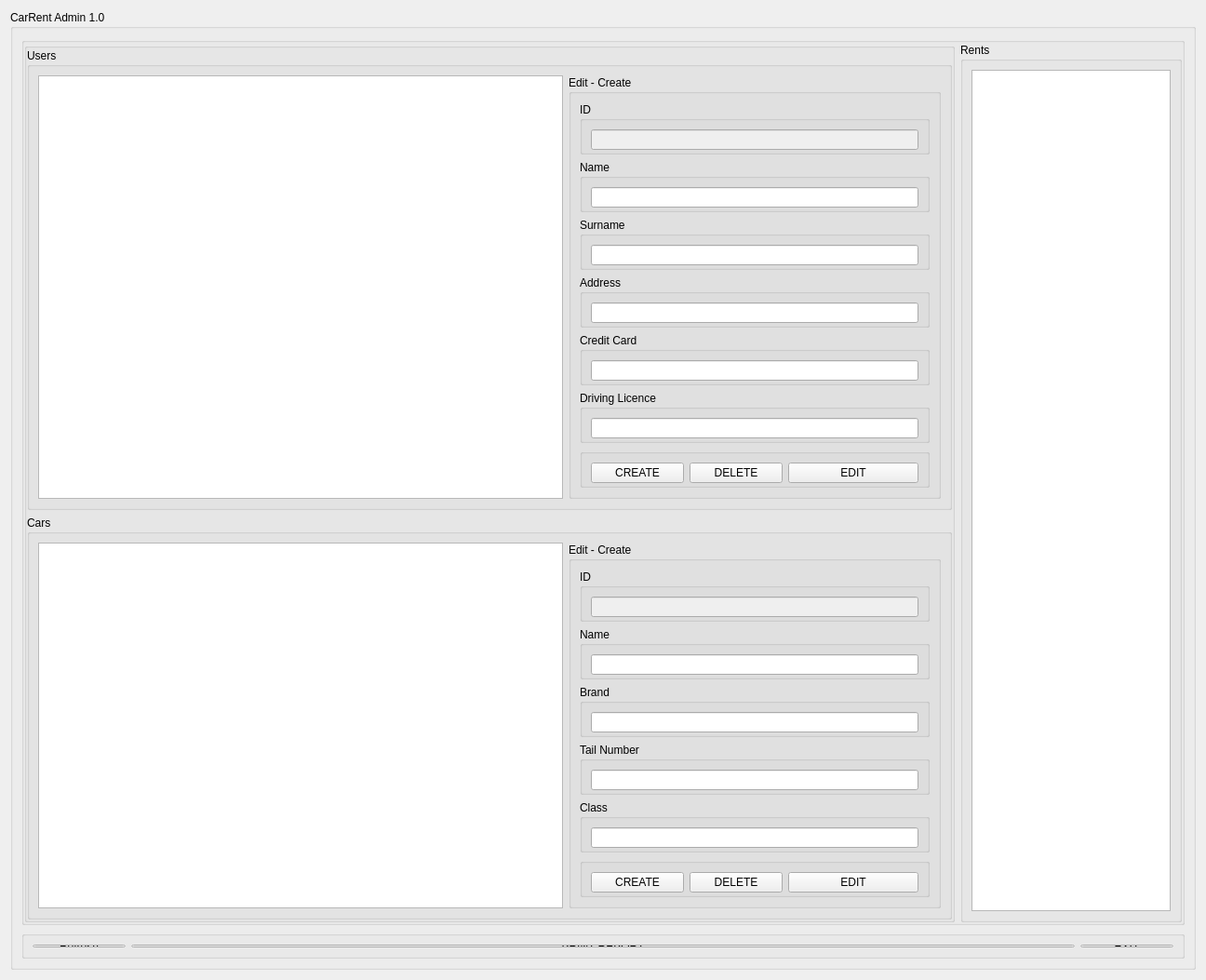
<?xml version="1.0" encoding="UTF-8"?>
<ui version="4.0">
 <class>CarRent</class>
 <widget class="QWidget" name="CarRent">
  <property name="geometry">
   <rect>
    <x>0</x>
    <y>0</y>
    <width>1296</width>
    <height>905</height>
   </rect>
  </property>
  <property name="sizePolicy">
   <sizepolicy hsizetype="Maximum" vsizetype="Maximum">
    <horstretch>0</horstretch>
    <verstretch>0</verstretch>
   </sizepolicy>
  </property>
  <property name="windowTitle">
   <string>CarRent Admin Form</string>
  </property>
  <layout class="QVBoxLayout" name="verticalLayout">
   <item>
    <widget class="QGroupBox" name="groupBox">
     <property name="title">
      <string>CarRent Admin 1.0</string>
     </property>
     <layout class="QVBoxLayout" name="verticalLayout_4">
      <item>
       <widget class="QGroupBox" name="groupBox_5">
        <property name="title">
         <string/>
        </property>
        <layout class="QHBoxLayout" name="horizontalLayout_4">
         <property name="leftMargin">
          <number>0</number>
         </property>
         <property name="topMargin">
          <number>0</number>
         </property>
         <property name="rightMargin">
          <number>0</number>
         </property>
         <property name="bottomMargin">
          <number>0</number>
         </property>
         <item>
          <widget class="QGroupBox" name="groupBox_6">
           <property name="minimumSize">
            <size>
             <width>1000</width>
             <height>0</height>
            </size>
           </property>
           <property name="maximumSize">
            <size>
             <width>16777215</width>
             <height>16777215</height>
            </size>
           </property>
           <property name="title">
            <string/>
           </property>
           <layout class="QVBoxLayout" name="verticalLayout_3">
            <property name="leftMargin">
             <number>0</number>
            </property>
            <property name="topMargin">
             <number>0</number>
            </property>
            <property name="rightMargin">
             <number>0</number>
            </property>
            <property name="bottomMargin">
             <number>0</number>
            </property>
            <item>
             <widget class="QGroupBox" name="groupBox_8">
              <property name="title">
               <string>Users</string>
              </property>
              <layout class="QHBoxLayout" name="horizontalLayout_6">
               <item>
                <widget class="QTableView" name="tblUsers">
                 <property name="minimumSize">
                  <size>
                   <width>400</width>
                   <height>0</height>
                  </size>
                 </property>
                 <property name="maximumSize">
                  <size>
                   <width>16777215</width>
                   <height>16777215</height>
                  </size>
                 </property>
                </widget>
               </item>
               <item>
                <widget class="QGroupBox" name="groupBox_10">
                 <property name="maximumSize">
                  <size>
                   <width>400</width>
                   <height>16777215</height>
                  </size>
                 </property>
                 <property name="title">
                  <string>Edit - Create</string>
                 </property>
                 <layout class="QVBoxLayout" name="verticalLayout_11">
                  <item>
                   <widget class="QGroupBox" name="groupBox_4">
                    <property name="title">
                     <string>ID</string>
                    </property>
                    <layout class="QVBoxLayout" name="verticalLayout_5">
                     <property name="bottomMargin">
                      <number>2</number>
                     </property>
                     <item>
                      <widget class="QLineEdit" name="nedUserId">
                       <property name="enabled">
                        <bool>false</bool>
                       </property>
                      </widget>
                     </item>
                    </layout>
                   </widget>
                  </item>
                  <item>
                   <widget class="QGroupBox" name="groupBox_12">
                    <property name="title">
                     <string>Name</string>
                    </property>
                    <layout class="QVBoxLayout" name="verticalLayout_6">
                     <property name="bottomMargin">
                      <number>2</number>
                     </property>
                     <item>
                      <widget class="QLineEdit" name="nedUserName"/>
                     </item>
                    </layout>
                   </widget>
                  </item>
                  <item>
                   <widget class="QGroupBox" name="groupBox_13">
                    <property name="title">
                     <string>Surname</string>
                    </property>
                    <layout class="QVBoxLayout" name="verticalLayout_7">
                     <property name="bottomMargin">
                      <number>2</number>
                     </property>
                     <item>
                      <widget class="QLineEdit" name="nedUserSurname"/>
                     </item>
                    </layout>
                   </widget>
                  </item>
                  <item>
                   <widget class="QGroupBox" name="groupBox_14">
                    <property name="title">
                     <string>Address</string>
                    </property>
                    <layout class="QVBoxLayout" name="verticalLayout_8">
                     <property name="bottomMargin">
                      <number>2</number>
                     </property>
                     <item>
                      <widget class="QLineEdit" name="nedUserAddress"/>
                     </item>
                    </layout>
                   </widget>
                  </item>
                  <item>
                   <widget class="QGroupBox" name="groupBox_15">
                    <property name="title">
                     <string>Credit Card</string>
                    </property>
                    <layout class="QVBoxLayout" name="verticalLayout_9">
                     <property name="bottomMargin">
                      <number>2</number>
                     </property>
                     <item>
                      <widget class="QLineEdit" name="nedUserCredtCard"/>
                     </item>
                    </layout>
                   </widget>
                  </item>
                  <item>
                   <widget class="QGroupBox" name="groupBox_16">
                    <property name="title">
                     <string>Driving Licence</string>
                    </property>
                    <layout class="QVBoxLayout" name="verticalLayout_10">
                     <property name="bottomMargin">
                      <number>2</number>
                     </property>
                     <item>
                      <widget class="QLineEdit" name="nedUserDrivingLic"/>
                     </item>
                    </layout>
                   </widget>
                  </item>
                  <item>
                   <widget class="QGroupBox" name="groupBox_3">
                    <property name="maximumSize">
                     <size>
                      <width>16777215</width>
                      <height>45</height>
                     </size>
                    </property>
                    <property name="title">
                     <string/>
                    </property>
                    <layout class="QHBoxLayout" name="horizontalLayout_2">
                     <property name="bottomMargin">
                      <number>2</number>
                     </property>
                     <item>
                      <widget class="QPushButton" name="btnUserCreate">
                       <property name="maximumSize">
                        <size>
                         <width>100</width>
                         <height>16777215</height>
                        </size>
                       </property>
                       <property name="text">
                        <string>CREATE</string>
                       </property>
                      </widget>
                     </item>
                     <item>
                      <widget class="QPushButton" name="btnUserDelete">
                       <property name="maximumSize">
                        <size>
                         <width>100</width>
                         <height>16777215</height>
                        </size>
                       </property>
                       <property name="text">
                        <string>DELETE</string>
                       </property>
                      </widget>
                     </item>
                     <item>
                      <widget class="QPushButton" name="btnEditUser">
                       <property name="maximumSize">
                        <size>
                         <width>16777215</width>
                         <height>16777215</height>
                        </size>
                       </property>
                       <property name="text">
                        <string>EDIT</string>
                       </property>
                      </widget>
                     </item>
                    </layout>
                   </widget>
                  </item>
                 </layout>
                </widget>
               </item>
              </layout>
             </widget>
            </item>
            <item>
             <widget class="QGroupBox" name="groupBox_9">
              <property name="title">
               <string>Cars</string>
              </property>
              <layout class="QHBoxLayout" name="horizontalLayout_5">
               <item>
                <widget class="QTableView" name="tblCars">
                 <property name="minimumSize">
                  <size>
                   <width>400</width>
                   <height>0</height>
                  </size>
                 </property>
                </widget>
               </item>
               <item>
                <widget class="QGroupBox" name="groupBox_11">
                 <property name="maximumSize">
                  <size>
                   <width>400</width>
                   <height>16777215</height>
                  </size>
                 </property>
                 <property name="title">
                  <string>Edit - Create</string>
                 </property>
                 <layout class="QVBoxLayout" name="verticalLayout_18">
                  <item>
                   <widget class="QGroupBox" name="groupBox_22">
                    <property name="title">
                     <string>ID</string>
                    </property>
                    <layout class="QVBoxLayout" name="verticalLayout_16">
                     <property name="bottomMargin">
                      <number>2</number>
                     </property>
                     <item>
                      <widget class="QLineEdit" name="nedCarId">
                       <property name="enabled">
                        <bool>false</bool>
                       </property>
                      </widget>
                     </item>
                    </layout>
                   </widget>
                  </item>
                  <item>
                   <widget class="QGroupBox" name="groupBox_21">
                    <property name="title">
                     <string>Name</string>
                    </property>
                    <layout class="QVBoxLayout" name="verticalLayout_15">
                     <property name="bottomMargin">
                      <number>2</number>
                     </property>
                     <item>
                      <widget class="QLineEdit" name="nedCarName"/>
                     </item>
                    </layout>
                   </widget>
                  </item>
                  <item>
                   <widget class="QGroupBox" name="groupBox_18">
                    <property name="title">
                     <string>Brand</string>
                    </property>
                    <layout class="QVBoxLayout" name="verticalLayout_13">
                     <property name="bottomMargin">
                      <number>2</number>
                     </property>
                     <item>
                      <widget class="QLineEdit" name="nedCarBrand"/>
                     </item>
                    </layout>
                   </widget>
                  </item>
                  <item>
                   <widget class="QGroupBox" name="groupBox_23">
                    <property name="title">
                     <string>Tail Number</string>
                    </property>
                    <layout class="QVBoxLayout" name="verticalLayout_17">
                     <property name="bottomMargin">
                      <number>2</number>
                     </property>
                     <item>
                      <widget class="QLineEdit" name="nedCarTail"/>
                     </item>
                    </layout>
                   </widget>
                  </item>
                  <item>
                   <widget class="QGroupBox" name="groupBox_17">
                    <property name="title">
                     <string>Class</string>
                    </property>
                    <layout class="QVBoxLayout" name="verticalLayout_12">
                     <property name="bottomMargin">
                      <number>2</number>
                     </property>
                     <item>
                      <widget class="QLineEdit" name="nedCarClass"/>
                     </item>
                    </layout>
                   </widget>
                  </item>
                  <item>
                   <widget class="QGroupBox" name="groupBox_19">
                    <property name="maximumSize">
                     <size>
                      <width>16777215</width>
                      <height>45</height>
                     </size>
                    </property>
                    <property name="title">
                     <string/>
                    </property>
                    <layout class="QHBoxLayout" name="horizontalLayout_3">
                     <property name="bottomMargin">
                      <number>2</number>
                     </property>
                     <item>
                      <widget class="QPushButton" name="btnCarCreate">
                       <property name="maximumSize">
                        <size>
                         <width>100</width>
                         <height>16777215</height>
                        </size>
                       </property>
                       <property name="text">
                        <string>CREATE</string>
                       </property>
                      </widget>
                     </item>
                     <item>
                      <widget class="QPushButton" name="btnCarDelete">
                       <property name="maximumSize">
                        <size>
                         <width>100</width>
                         <height>16777215</height>
                        </size>
                       </property>
                       <property name="text">
                        <string>DELETE</string>
                       </property>
                      </widget>
                     </item>
                     <item>
                      <widget class="QPushButton" name="btnCarUser">
                       <property name="maximumSize">
                        <size>
                         <width>16777215</width>
                         <height>16777215</height>
                        </size>
                       </property>
                       <property name="text">
                        <string>EDIT</string>
                       </property>
                      </widget>
                     </item>
                    </layout>
                   </widget>
                  </item>
                 </layout>
                </widget>
               </item>
              </layout>
             </widget>
            </item>
           </layout>
          </widget>
         </item>
         <item>
          <widget class="QGroupBox" name="groupBox_7">
           <property name="maximumSize">
            <size>
             <width>16777215</width>
             <height>16777215</height>
            </size>
           </property>
           <property name="title">
            <string>Rents</string>
           </property>
           <layout class="QVBoxLayout" name="verticalLayout_2">
            <item>
             <widget class="QTableView" name="tableRents"/>
            </item>
           </layout>
          </widget>
         </item>
        </layout>
       </widget>
      </item>
      <item>
       <widget class="QGroupBox" name="groupBox_2">
        <property name="minimumSize">
         <size>
          <width>0</width>
          <height>30</height>
         </size>
        </property>
        <property name="title">
         <string/>
        </property>
        <layout class="QHBoxLayout" name="horizontalLayout">
         <item>
          <widget class="QPushButton" name="btnRefresh">
           <property name="minimumSize">
            <size>
             <width>100</width>
             <height>0</height>
            </size>
           </property>
           <property name="maximumSize">
            <size>
             <width>100</width>
             <height>16777215</height>
            </size>
           </property>
           <property name="text">
            <string>Refresh</string>
           </property>
          </widget>
         </item>
         <item>
          <widget class="QPushButton" name="btnReport">
           <property name="text">
            <string>PRINT REPORT</string>
           </property>
          </widget>
         </item>
         <item>
          <widget class="QPushButton" name="btnEXIT">
           <property name="minimumSize">
            <size>
             <width>100</width>
             <height>0</height>
            </size>
           </property>
           <property name="maximumSize">
            <size>
             <width>100</width>
             <height>16777215</height>
            </size>
           </property>
           <property name="text">
            <string>EXIT</string>
           </property>
          </widget>
         </item>
        </layout>
       </widget>
      </item>
     </layout>
    </widget>
   </item>
  </layout>
 </widget>
 <resources/>
 <connections/>
</ui>
